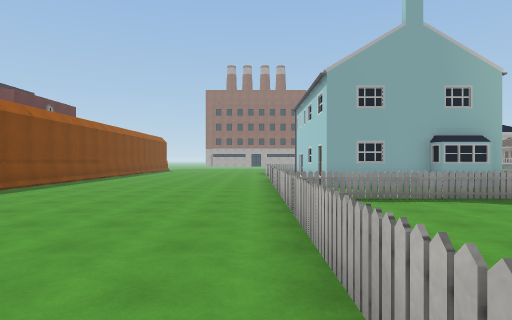
View 1 (above)

24 first-person views from a walk through a scene from a Unity 3-D project. The camera is 1.5 m above the floor, looks level and sees 75° across. The floor is counted in squares, 2 m on a side. Each view is taken from the middle of a square. On the plan, view 1 faces up. The plan holds only what a view shows up to about 11 squares ahead; the rest is blank. The place goes on beyond the plan. The player is left out. Some surface patterns are stand-ins.

View 2
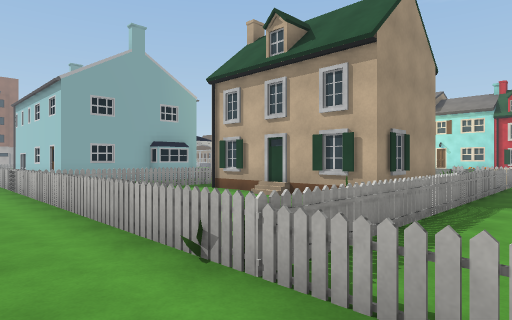

View 3
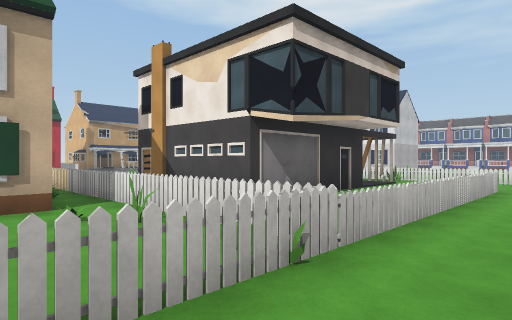

View 4
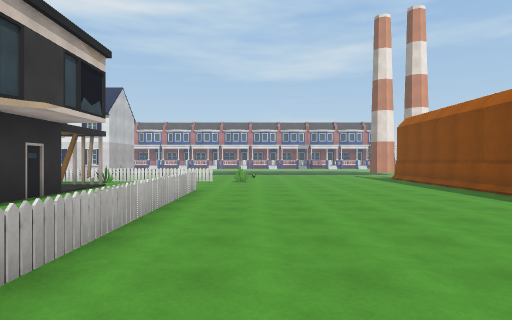

View 5
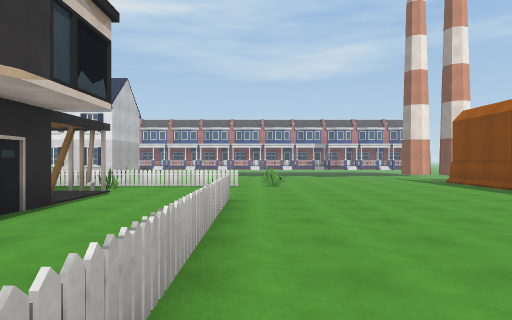

View 6
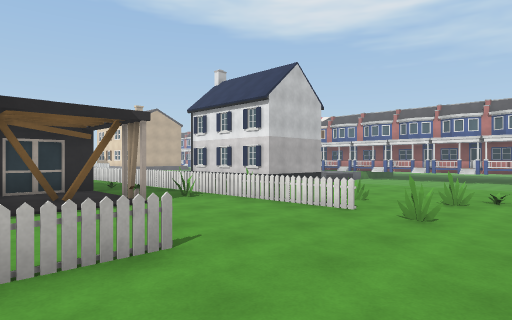

View 7
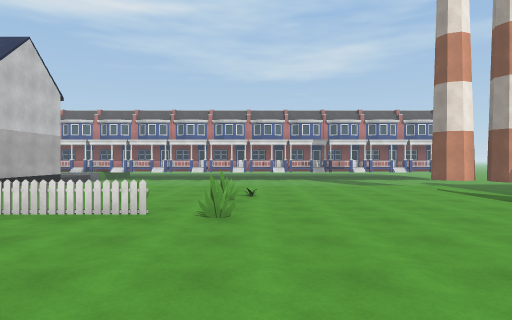

View 8
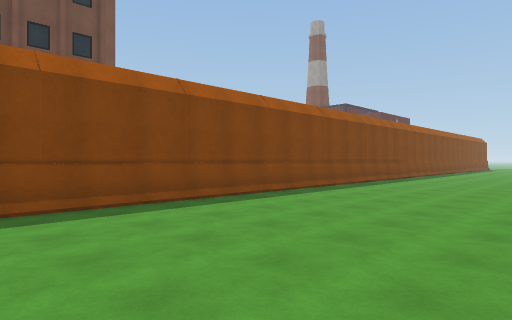

View 9
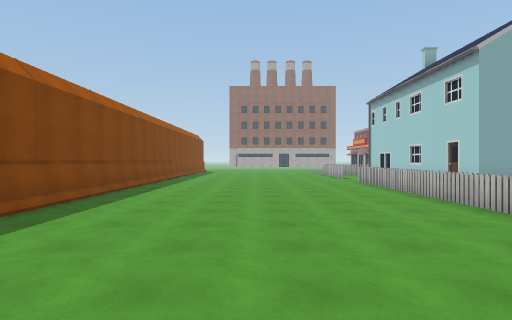

View 10
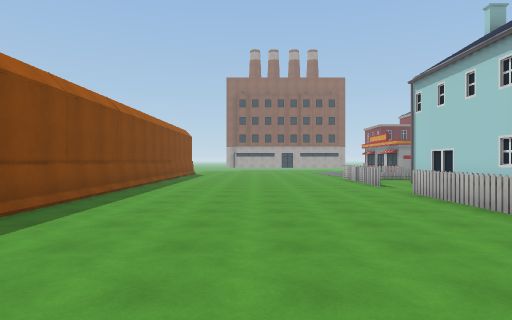

View 11
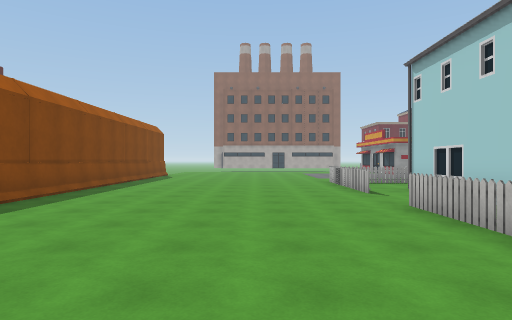

View 12
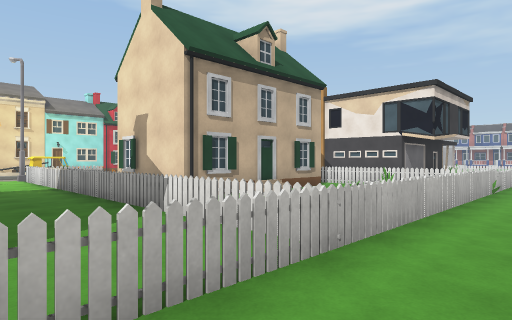

View 13
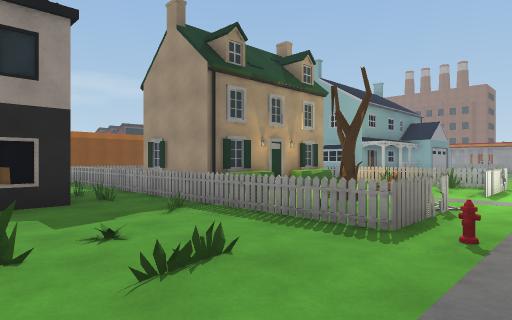

View 14
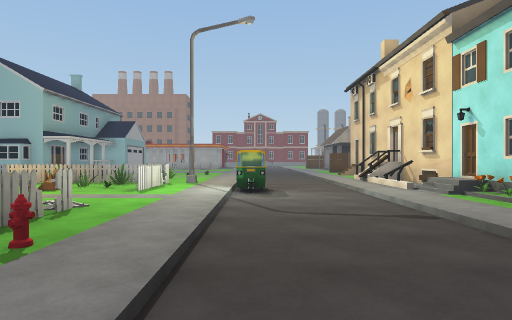

View 15
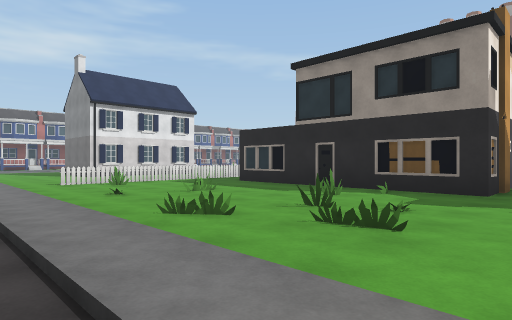

View 16
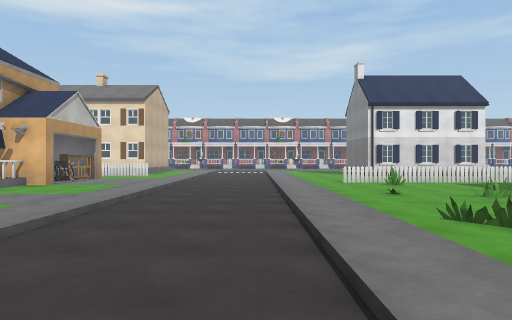

View 17
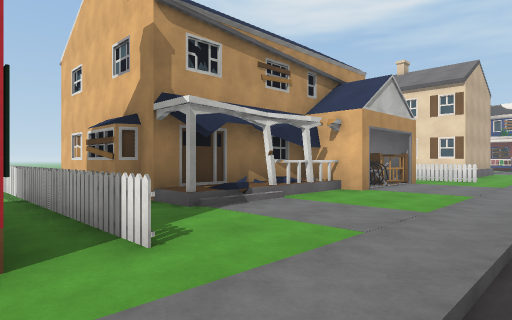

View 18
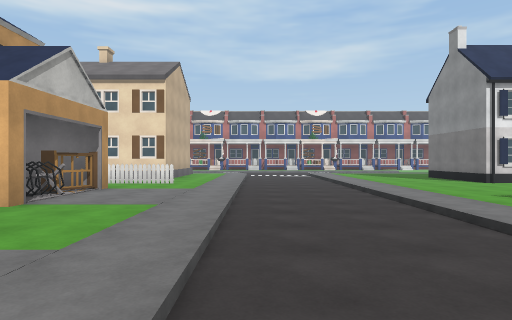

View 19
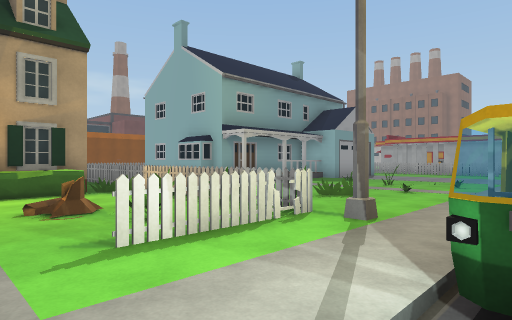

View 20
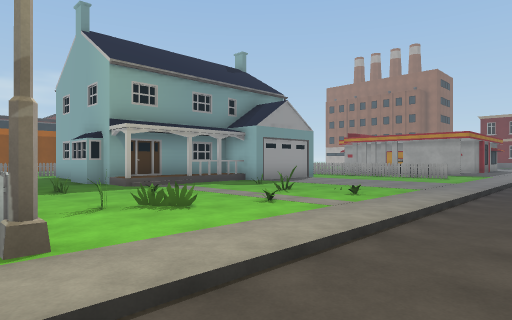

View 21
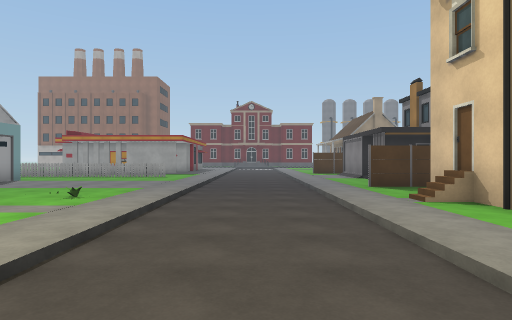

View 22
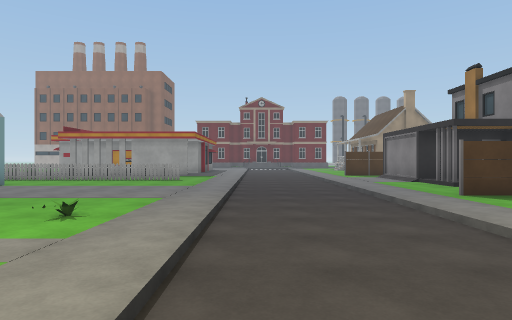

View 23
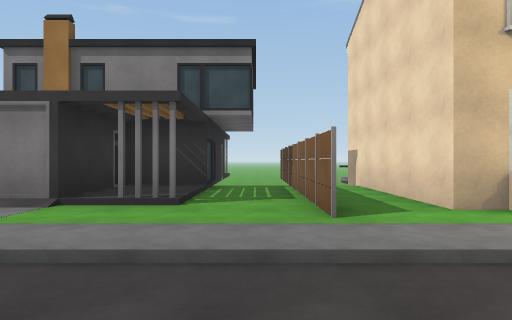

View 24
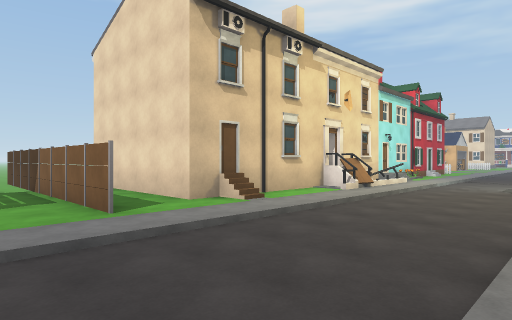

### Floor plan
Key: @ floor where view 1 was taken; # wall or solid block; x gap in a wall; . main floor; : floor 0.25 m higher than the main floor; - floor 0.25 m lower than the main floor; / step, stairs or slope; = window, fence, low wall or low ledge; v drop or lower ground; F fence; S stump; T tree; H hydrant; O other object.
Columns run from 7 left of view 1 to 26 right of it. Each row starts with its distance up from view 1.
 19 O.......OFF   FFFFFF..---..#
 18 O.......F.     .......---..####
 17 O.......F.#    .......---..:::#
 16 O.......F##    #......---..#//####
 15 O........#     #......---......
 14 O........#    ##......---.FFFFFFFF
 13 O.......F#    #=......---......
 12 O.......F#    ##.OO.O.---..#####=
 11 O.......F#    #/......---.##
 10 O.......F######/...O..---..#
  9 O.......F........O....---..#
  8 O.......F.......O.OO..---.##
  7 O.......F......O..O...---.##
  6 O.......FFFFFFFFFFFFF.O--.#
  5 O.......F...####.OOOF.O--.##
  4 O.......F...# #F..S.F.---//#
  3 O.......F...###/  ....---./#
  2 O.......F.  # #F. T...---//
  1 O.......F.O.####....F.---.
  0 O......@FOO..O....OFH.---.
 -1 O.......FFFFFFFFFFFF..---
 -2 O.......F..  .xO......
 -3 O.......F..#####..OO..---..#
 -4 O.......F..#   #.OO.O.---..FFFFFF
 -5 O.......F..#   #......---......v
 -6 O.......F..##  #......---...######
 -7 O.......F...####..OO..---.../#
 -8 O..........#..##.O....---...##
 -9 O.............#.......---...##
-10 O.....O....O.OO...O...---...##
-11 O.......FFFFFFFFFFFF..---...=
-12 O......OO..O       ...---...##
-13  .....O.....      ....---...
-14  .........       .....---..FF
-15  ..........  #   #....---....
-16  vvvvvvvvvv  #   #....---..###
-17              #

Positions as (right, up) in squares from view 1, and headings:
1: (0, 0), facing up
2: (-1, -2), facing up-right
3: (-1, 2), facing down-right
4: (-1, 1), facing down
5: (0, -1), facing down
6: (-2, -6), facing down-right
7: (-1, -6), facing down
8: (-1, -6), facing up-left
9: (-3, 2), facing up
10: (-3, 6), facing up
11: (-2, 8), facing up
12: (-1, 9), facing down-right
13: (14, -4), facing up-left
14: (15, -3), facing up
15: (15, -1), facing down-left
16: (15, -1), facing down
17: (17, -3), facing down-right
18: (17, -5), facing down
19: (15, 3), facing up-left
20: (16, 6), facing up-left
21: (16, 6), facing up
22: (15, 8), facing up
23: (15, 15), facing right
24: (14, 16), facing down-right
